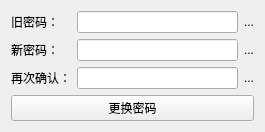
<?xml version="1.0" encoding="UTF-8"?>
<ui version="4.0">
 <class>psw_change_Form</class>
 <widget class="QWidget" name="psw_change_Form">
  <property name="geometry">
   <rect>
    <x>0</x>
    <y>0</y>
    <width>265</width>
    <height>125</height>
   </rect>
  </property>
  <property name="windowTitle">
   <string>更换密码</string>
  </property>
  <layout class="QGridLayout" name="gridLayout">
   <item row="0" column="0">
    <layout class="QVBoxLayout" name="verticalLayout_4">
     <item>
      <layout class="QHBoxLayout" name="horizontalLayout">
       <item>
        <layout class="QVBoxLayout" name="verticalLayout">
         <item>
          <widget class="QLabel" name="label">
           <property name="text">
            <string>旧密码：</string>
           </property>
          </widget>
         </item>
         <item>
          <widget class="QLabel" name="label_2">
           <property name="text">
            <string>新密码：</string>
           </property>
          </widget>
         </item>
         <item>
          <widget class="QLabel" name="label_3">
           <property name="text">
            <string>再次确认：</string>
           </property>
          </widget>
         </item>
        </layout>
       </item>
       <item>
        <layout class="QVBoxLayout" name="verticalLayout_2">
         <item>
          <widget class="QLineEdit" name="old_psw_le">
           <property name="maxLength">
            <number>20</number>
           </property>
           <property name="echoMode">
            <enum>QLineEdit::Password</enum>
           </property>
          </widget>
         </item>
         <item>
          <widget class="QLineEdit" name="new_psw_le">
           <property name="maxLength">
            <number>20</number>
           </property>
           <property name="echoMode">
            <enum>QLineEdit::Password</enum>
           </property>
          </widget>
         </item>
         <item>
          <widget class="QLineEdit" name="check_psw_le">
           <property name="maxLength">
            <number>20</number>
           </property>
           <property name="echoMode">
            <enum>QLineEdit::Password</enum>
           </property>
          </widget>
         </item>
        </layout>
       </item>
       <item>
        <layout class="QVBoxLayout" name="verticalLayout_3">
         <item>
          <widget class="QLabel" name="old_psw_echo">
           <property name="text">
            <string>...</string>
           </property>
          </widget>
         </item>
         <item>
          <widget class="QLabel" name="new_psw_echo">
           <property name="text">
            <string>...</string>
           </property>
          </widget>
         </item>
         <item>
          <widget class="QLabel" name="check_psw_echo">
           <property name="text">
            <string>...</string>
           </property>
          </widget>
         </item>
        </layout>
       </item>
      </layout>
     </item>
     <item>
      <widget class="QPushButton" name="psw_change_btn">
       <property name="text">
        <string>更换密码</string>
       </property>
      </widget>
     </item>
    </layout>
   </item>
  </layout>
 </widget>
 <resources/>
 <connections/>
</ui>
